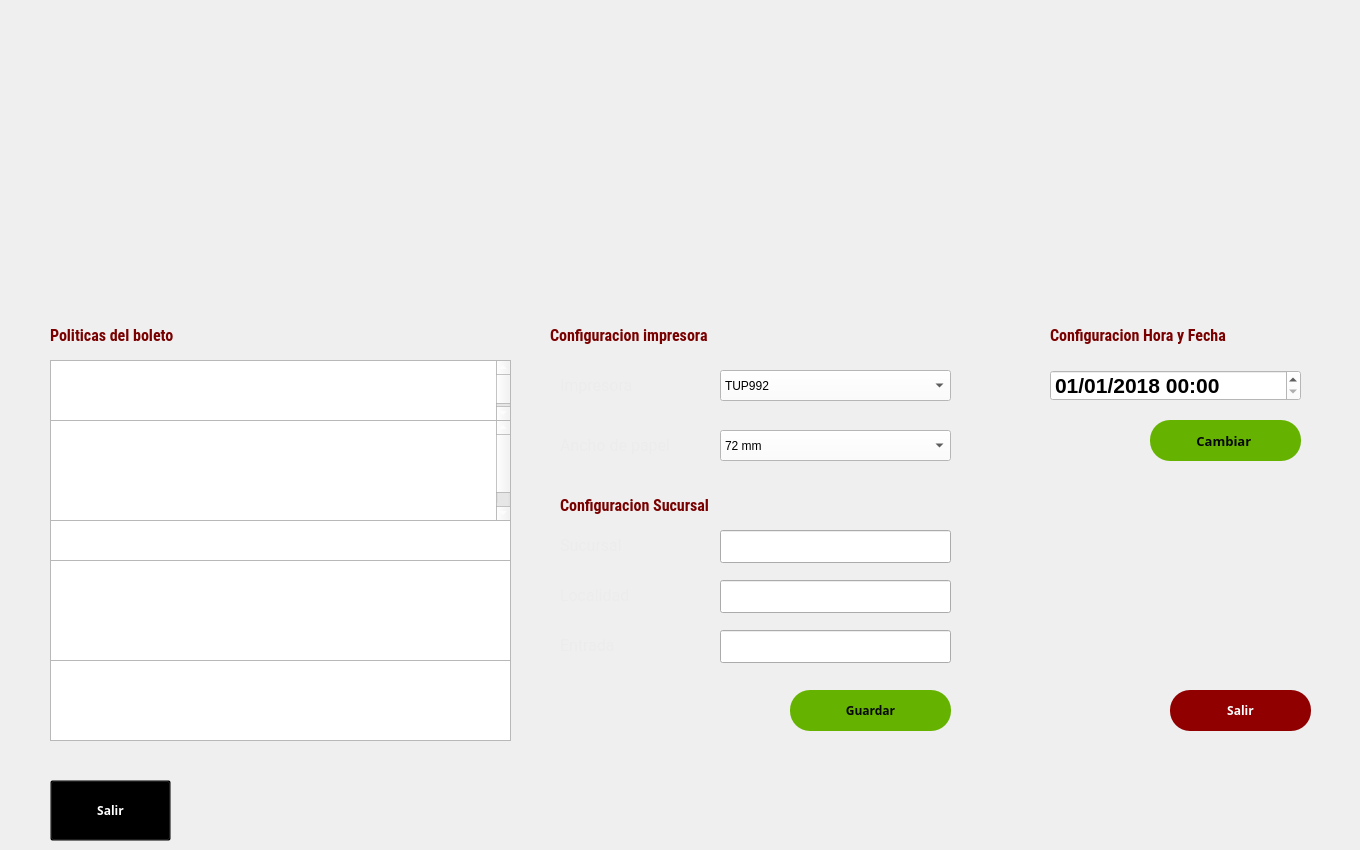
   <widget class="QWidget" name="page_4">
    <widget class="QLineEdit" name="lloc">
     <property name="geometry">
      <rect>
       <x>720</x>
       <y>580</y>
       <width>231</width>
       <height>33</height>
      </rect>
     </property>
     <property name="styleSheet">
      <string notr="true">color:white;</string>
     </property>
    </widget>
    <widget class="QPushButton" name="bconfirmarplaza">
     <property name="geometry">
      <rect>
       <x>790</x>
       <y>690</y>
       <width>161</width>
       <height>41</height>
      </rect>
     </property>
     <property name="font">
      <font>
       <family>Sans Serif</family>
       <weight>75</weight>
       <italic>false</italic>
       <bold>true</bold>
      </font>
     </property>
     <property name="styleSheet">
      <string notr="true">background-color:rgb(101, 179, 0);
color:rgb(7, 7, 7);
border-radius:20%</string>
     </property>
     <property name="text">
      <string>Guardar</string>
     </property>
     <property name="iconSize">
      <size>
       <width>128</width>
       <height>128</height>
      </size>
     </property>
    </widget>
    <widget class="QLineEdit" name="leq">
     <property name="geometry">
      <rect>
       <x>720</x>
       <y>630</y>
       <width>231</width>
       <height>33</height>
      </rect>
     </property>
     <property name="styleSheet">
      <string notr="true">color:white;</string>
     </property>
    </widget>
    <widget class="QLineEdit" name="lnom">
     <property name="geometry">
      <rect>
       <x>720</x>
       <y>530</y>
       <width>231</width>
       <height>33</height>
      </rect>
     </property>
     <property name="styleSheet">
      <string notr="true">color:white;</string>
     </property>
    </widget>
    <widget class="QPushButton" name="salirplaza">
     <property name="geometry">
      <rect>
       <x>50</x>
       <y>780</y>
       <width>121</width>
       <height>61</height>
      </rect>
     </property>
     <property name="font">
      <font>
       <family>Sans Serif</family>
       <weight>75</weight>
       <italic>false</italic>
       <bold>true</bold>
      </font>
     </property>
     <property name="styleSheet">
      <string notr="true">background-color:transparent;
color:white;
</string>
     </property>
     <property name="text">
      <string>Salir</string>
     </property>
     <property name="icon">
      <iconset>
       <normaloff>../../../../../../../../media/roldan/persistence/media/iconos/fb5.png</normaloff>../../../../../../../../media/roldan/persistence/media/iconos/fb5.png</iconset>
     </property>
     <property name="iconSize">
      <size>
       <width>128</width>
       <height>128</height>
      </size>
     </property>
    </widget>
    <widget class="QPushButton" name="bsalir">
     <property name="geometry">
      <rect>
       <x>1170</x>
       <y>690</y>
       <width>141</width>
       <height>41</height>
      </rect>
     </property>
     <property name="font">
      <font>
       <family>Sans Serif</family>
       <weight>75</weight>
       <italic>false</italic>
       <bold>true</bold>
      </font>
     </property>
     <property name="styleSheet">
      <string notr="true">background-color:rgb(144, 0, 0);
color:white;
border-radius:20%</string>
     </property>
     <property name="text">
      <string>Salir</string>
     </property>
     <property name="iconSize">
      <size>
       <width>128</width>
       <height>128</height>
      </size>
     </property>
    </widget>
    <widget class="QPushButton" name="bfechahora">
     <property name="geometry">
      <rect>
       <x>1150</x>
       <y>420</y>
       <width>151</width>
       <height>41</height>
      </rect>
     </property>
     <property name="font">
      <font>
       <family>Sans Serif</family>
       <pointsize>10</pointsize>
       <weight>75</weight>
       <italic>false</italic>
       <bold>true</bold>
      </font>
     </property>
     <property name="styleSheet">
      <string notr="true">background-color:rgb(101, 179, 0);
color:rgb(7, 7, 7);
border-radius:20%</string>
     </property>
     <property name="text">
      <string>Cambiar </string>
     </property>
     <property name="iconSize">
      <size>
       <width>128</width>
       <height>128</height>
      </size>
     </property>
    </widget>
    <widget class="QDateTimeEdit" name="dtedit">
     <property name="geometry">
      <rect>
       <x>1050</x>
       <y>370</y>
       <width>251</width>
       <height>31</height>
      </rect>
     </property>
     <property name="font">
      <font>
       <pointsize>16</pointsize>
       <weight>75</weight>
       <bold>true</bold>
      </font>
     </property>
     <property name="styleSheet">
      <string notr="true">background-color:white</string>
     </property>
     <property name="correctionMode">
      <enum>QAbstractSpinBox::CorrectToPreviousValue</enum>
     </property>
     <property name="date">
      <date>
       <year>2018</year>
       <month>1</month>
       <day>1</day>
      </date>
     </property>
     <property name="displayFormat">
      <string>MM/dd/yyyy HH:mm</string>
     </property>
     <property name="timeSpec">
      <enum>Qt::LocalTime</enum>
     </property>
    </widget>
    <widget class="QTextEdit" name="lp1">
     <property name="geometry">
      <rect>
       <x>50</x>
       <y>360</y>
       <width>461</width>
       <height>61</height>
      </rect>
     </property>
     <property name="styleSheet">
      <string notr="true">color:white</string>
     </property>
     <property name="html">
      <string>&lt;!DOCTYPE HTML PUBLIC &quot;-//W3C//DTD HTML 4.0//EN&quot; &quot;http://www.w3.org/TR/REC-html40/strict.dtd&quot;&gt;
&lt;html&gt;&lt;head&gt;&lt;meta name=&quot;qrichtext&quot; content=&quot;1&quot; /&gt;&lt;style type=&quot;text/css&quot;&gt;
p, li { white-space: pre-wrap; }
&lt;/style&gt;&lt;/head&gt;&lt;body style=&quot; font-family:'Roboto'; font-size:12pt; font-weight:200; font-style:normal;&quot;&gt;
&lt;p style=&quot; margin-top:0px; margin-bottom:0px; margin-left:0px; margin-right:0px; -qt-block-indent:0; text-indent:0px;&quot;&gt; Su propina nos ayuda a pagar el seguro por robo total del vehiculo.&lt;/p&gt;
&lt;p style=&quot;-qt-paragraph-type:empty; margin-top:0px; margin-bottom:0px; margin-left:0px; margin-right:0px; -qt-block-indent:0; text-indent:0px;&quot;&gt;&lt;br /&gt;&lt;/p&gt;&lt;/body&gt;&lt;/html&gt;</string>
     </property>
    </widget>
    <widget class="QTextEdit" name="lp2">
     <property name="geometry">
      <rect>
       <x>50</x>
       <y>420</y>
       <width>461</width>
       <height>101</height>
      </rect>
     </property>
     <property name="styleSheet">
      <string notr="true">color:white</string>
     </property>
     <property name="html">
      <string>&lt;!DOCTYPE HTML PUBLIC &quot;-//W3C//DTD HTML 4.0//EN&quot; &quot;http://www.w3.org/TR/REC-html40/strict.dtd&quot;&gt;
&lt;html&gt;&lt;head&gt;&lt;meta name=&quot;qrichtext&quot; content=&quot;1&quot; /&gt;&lt;style type=&quot;text/css&quot;&gt;
p, li { white-space: pre-wrap; }
&lt;/style&gt;&lt;/head&gt;&lt;body style=&quot; font-family:'Roboto'; font-size:12pt; font-weight:200; font-style:normal;&quot;&gt;
&lt;p style=&quot; margin-top:0px; margin-bottom:0px; margin-left:0px; margin-right:0px; -qt-block-indent:0; text-indent:0px;&quot;&gt; La empresa no se hace responsable por objetos&lt;/p&gt;
&lt;p style=&quot; margin-top:0px; margin-bottom:0px; margin-left:0px; margin-right:0px; -qt-block-indent:0; text-indent:0px;&quot;&gt; personales,fallas mecanicas  y/o  electricas,&lt;/p&gt;
&lt;p style=&quot; margin-top:0px; margin-bottom:0px; margin-left:0px; margin-right:0px; -qt-block-indent:0; text-indent:0px;&quot;&gt; siniestros ocasionados por derrumbes,temblores,&lt;/p&gt;
&lt;p style=&quot; margin-top:0px; margin-bottom:0px; margin-left:0px; margin-right:0px; -qt-block-indent:0; text-indent:0px;&quot;&gt; terremotos o fenomenos naturales,asi como robo&lt;/p&gt;
&lt;p style=&quot; margin-top:0px; margin-bottom:0px; margin-left:0px; margin-right:0px; -qt-block-indent:0; text-indent:0px;&quot;&gt; de accesorios o vandalismo en su vehiculo o &lt;/p&gt;
&lt;p style=&quot; margin-top:0px; margin-bottom:0px; margin-left:0px; margin-right:0px; -qt-block-indent:0; text-indent:0px;&quot;&gt; robo con violencia y portador de arma de fuego. &lt;/p&gt;&lt;/body&gt;&lt;/html&gt;</string>
     </property>
    </widget>
    <widget class="QTextEdit" name="lp3">
     <property name="geometry">
      <rect>
       <x>50</x>
       <y>520</y>
       <width>461</width>
       <height>41</height>
      </rect>
     </property>
     <property name="styleSheet">
      <string notr="true">color:white</string>
     </property>
     <property name="html">
      <string>&lt;!DOCTYPE HTML PUBLIC &quot;-//W3C//DTD HTML 4.0//EN&quot; &quot;http://www.w3.org/TR/REC-html40/strict.dtd&quot;&gt;
&lt;html&gt;&lt;head&gt;&lt;meta name=&quot;qrichtext&quot; content=&quot;1&quot; /&gt;&lt;style type=&quot;text/css&quot;&gt;
p, li { white-space: pre-wrap; }
&lt;/style&gt;&lt;/head&gt;&lt;body style=&quot; font-family:'Roboto'; font-size:12pt; font-weight:200; font-style:normal;&quot;&gt;
&lt;p style=&quot; margin-top:0px; margin-bottom:0px; margin-left:0px; margin-right:0px; -qt-block-indent:0; text-indent:0px;&quot;&gt; Despues de 2hrs $10.00 pesos la hora o fraccion.&lt;/p&gt;&lt;/body&gt;&lt;/html&gt;</string>
     </property>
    </widget>
    <widget class="QTextEdit" name="lp4">
     <property name="geometry">
      <rect>
       <x>50</x>
       <y>560</y>
       <width>461</width>
       <height>101</height>
      </rect>
     </property>
     <property name="styleSheet">
      <string notr="true">color:white</string>
     </property>
     <property name="html">
      <string>&lt;!DOCTYPE HTML PUBLIC &quot;-//W3C//DTD HTML 4.0//EN&quot; &quot;http://www.w3.org/TR/REC-html40/strict.dtd&quot;&gt;
&lt;html&gt;&lt;head&gt;&lt;meta name=&quot;qrichtext&quot; content=&quot;1&quot; /&gt;&lt;style type=&quot;text/css&quot;&gt;
p, li { white-space: pre-wrap; }
&lt;/style&gt;&lt;/head&gt;&lt;body style=&quot; font-family:'Roboto'; font-size:12pt; font-weight:200; font-style:normal;&quot;&gt;
&lt;p style=&quot; margin-top:0px; margin-bottom:0px; margin-left:0px; margin-right:0px; -qt-block-indent:0; text-indent:0px;&quot;&gt; Por robo total de acuerdo a los terminos  del&lt;/p&gt;
&lt;p style=&quot; margin-top:0px; margin-bottom:0px; margin-left:0px; margin-right:0px; -qt-block-indent:0; text-indent:0px;&quot;&gt; seguro contratado.Boleto Perdido.Se entregara&lt;/p&gt;
&lt;p style=&quot; margin-top:0px; margin-bottom:0px; margin-left:0px; margin-right:0px; -qt-block-indent:0; text-indent:0px;&quot;&gt; el  vehiculo  a quien acredite la  propiedad.&lt;/p&gt;&lt;/body&gt;&lt;/html&gt;</string>
     </property>
    </widget>
    <widget class="QTextEdit" name="lp5">
     <property name="geometry">
      <rect>
       <x>50</x>
       <y>660</y>
       <width>461</width>
       <height>81</height>
      </rect>
     </property>
     <property name="styleSheet">
      <string notr="true">color:white</string>
     </property>
     <property name="html">
      <string>&lt;!DOCTYPE HTML PUBLIC &quot;-//W3C//DTD HTML 4.0//EN&quot; &quot;http://www.w3.org/TR/REC-html40/strict.dtd&quot;&gt;
&lt;html&gt;&lt;head&gt;&lt;meta name=&quot;qrichtext&quot; content=&quot;1&quot; /&gt;&lt;style type=&quot;text/css&quot;&gt;
p, li { white-space: pre-wrap; }
&lt;/style&gt;&lt;/head&gt;&lt;body style=&quot; font-family:'Roboto'; font-size:12pt; font-weight:200; font-style:normal;&quot;&gt;
&lt;p style=&quot; margin-top:0px; margin-bottom:0px; margin-left:0px; margin-right:0px; -qt-block-indent:0; text-indent:0px;&quot;&gt; Costo del boleto perdido es de $100 &lt;/p&gt;
&lt;p style=&quot; margin-top:0px; margin-bottom:0px; margin-left:0px; margin-right:0px; -qt-block-indent:0; text-indent:0px;&quot;&gt; Al recibir este boleto acepta las condiciones&lt;/p&gt;
&lt;p style=&quot; margin-top:0px; margin-bottom:0px; margin-left:0px; margin-right:0px; -qt-block-indent:0; text-indent:0px;&quot;&gt; del seguro contra robo total.&lt;/p&gt;&lt;/body&gt;&lt;/html&gt;</string>
     </property>
    </widget>
    <widget class="QComboBox" name="cimpresora">
     <property name="geometry">
      <rect>
       <x>720</x>
       <y>370</y>
       <width>231</width>
       <height>31</height>
      </rect>
     </property>
     <property name="styleSheet">
      <string notr="true">background-color:rgb(255, 255, 255)</string>
     </property>
     <item>
      <property name="text">
       <string>TUP992</string>
      </property>
     </item>
     <item>
      <property name="text">
       <string>EPSON T88V</string>
      </property>
     </item>
    </widget>
    <widget class="QLabel" name="ltime_11">
     <property name="geometry">
      <rect>
       <x>560</x>
       <y>370</y>
       <width>141</width>
       <height>31</height>
      </rect>
     </property>
     <property name="font">
      <font>
       <family>Roboto</family>
       <pointsize>12</pointsize>
       <weight>50</weight>
       <italic>false</italic>
       <bold>false</bold>
      </font>
     </property>
     <property name="styleSheet">
      <string notr="true">background-color:transparent;
color:rgb(236, 236, 236);
</string>
     </property>
     <property name="text">
      <string>Impresora</string>
     </property>
    </widget>
    <widget class="QLabel" name="ltime_12">
     <property name="geometry">
      <rect>
       <x>560</x>
       <y>430</y>
       <width>181</width>
       <height>31</height>
      </rect>
     </property>
     <property name="font">
      <font>
       <family>Roboto</family>
       <pointsize>12</pointsize>
       <weight>50</weight>
       <italic>false</italic>
       <bold>false</bold>
      </font>
     </property>
     <property name="styleSheet">
      <string notr="true">background-color:transparent;
color:rgb(236, 236, 236);
</string>
     </property>
     <property name="text">
      <string>Ancho de papel</string>
     </property>
    </widget>
    <widget class="QComboBox" name="cpapel">
     <property name="geometry">
      <rect>
       <x>720</x>
       <y>430</y>
       <width>231</width>
       <height>31</height>
      </rect>
     </property>
     <property name="styleSheet">
      <string notr="true">background-color:rgb(255, 255, 255)</string>
     </property>
     <item>
      <property name="text">
       <string>72 mm</string>
      </property>
     </item>
     <item>
      <property name="text">
       <string>80 mm</string>
      </property>
     </item>
     <item>
      <property name="text">
       <string>104 mm</string>
      </property>
     </item>
    </widget>
    <widget class="QLabel" name="ltime_13">
     <property name="geometry">
      <rect>
       <x>560</x>
       <y>530</y>
       <width>181</width>
       <height>31</height>
      </rect>
     </property>
     <property name="font">
      <font>
       <family>Roboto</family>
       <pointsize>12</pointsize>
       <weight>50</weight>
       <italic>false</italic>
       <bold>false</bold>
      </font>
     </property>
     <property name="styleSheet">
      <string notr="true">background-color:transparent;
color:rgb(236, 236, 236);
</string>
     </property>
     <property name="text">
      <string>Sucursal</string>
     </property>
    </widget>
    <widget class="QLabel" name="ltime_14">
     <property name="geometry">
      <rect>
       <x>560</x>
       <y>580</y>
       <width>181</width>
       <height>31</height>
      </rect>
     </property>
     <property name="font">
      <font>
       <family>Roboto</family>
       <pointsize>12</pointsize>
       <weight>50</weight>
       <italic>false</italic>
       <bold>false</bold>
      </font>
     </property>
     <property name="styleSheet">
      <string notr="true">background-color:transparent;
color:rgb(236, 236, 236);
</string>
     </property>
     <property name="text">
      <string>Localidad</string>
     </property>
    </widget>
    <widget class="QLabel" name="ltime_15">
     <property name="geometry">
      <rect>
       <x>560</x>
       <y>630</y>
       <width>181</width>
       <height>31</height>
      </rect>
     </property>
     <property name="font">
      <font>
       <family>Roboto</family>
       <pointsize>12</pointsize>
       <weight>50</weight>
       <italic>false</italic>
       <bold>false</bold>
      </font>
     </property>
     <property name="styleSheet">
      <string notr="true">background-color:transparent;
color:rgb(236, 236, 236);
</string>
     </property>
     <property name="text">
      <string>Entrada</string>
     </property>
    </widget>
    <widget class="QLabel" name="ltime_16">
     <property name="geometry">
      <rect>
       <x>50</x>
       <y>320</y>
       <width>231</width>
       <height>31</height>
      </rect>
     </property>
     <property name="font">
      <font>
       <family>Roboto Condensed</family>
       <pointsize>12</pointsize>
       <weight>75</weight>
       <italic>false</italic>
       <bold>true</bold>
      </font>
     </property>
     <property name="styleSheet">
      <string notr="true">background-color:transparent;
color:rgb(122, 0, 0)
</string>
     </property>
     <property name="text">
      <string>Politicas del boleto</string>
     </property>
    </widget>
    <widget class="QLabel" name="ltime_17">
     <property name="geometry">
      <rect>
       <x>550</x>
       <y>320</y>
       <width>311</width>
       <height>31</height>
      </rect>
     </property>
     <property name="font">
      <font>
       <family>Roboto Condensed</family>
       <pointsize>12</pointsize>
       <weight>75</weight>
       <italic>false</italic>
       <bold>true</bold>
      </font>
     </property>
     <property name="styleSheet">
      <string notr="true">background-color:transparent;
color:rgb(122, 0, 0)
</string>
     </property>
     <property name="text">
      <string>Configuracion impresora</string>
     </property>
    </widget>
    <widget class="QLabel" name="ltime_18">
     <property name="geometry">
      <rect>
       <x>560</x>
       <y>490</y>
       <width>271</width>
       <height>31</height>
      </rect>
     </property>
     <property name="font">
      <font>
       <family>Roboto Condensed</family>
       <pointsize>12</pointsize>
       <weight>75</weight>
       <italic>false</italic>
       <bold>true</bold>
      </font>
     </property>
     <property name="styleSheet">
      <string notr="true">background-color:transparent;
color:rgb(122, 0, 0)
</string>
     </property>
     <property name="text">
      <string>Configuracion Sucursal</string>
     </property>
    </widget>
    <widget class="QLabel" name="ltime_20">
     <property name="geometry">
      <rect>
       <x>1050</x>
       <y>320</y>
       <width>301</width>
       <height>31</height>
      </rect>
     </property>
     <property name="font">
      <font>
       <family>Roboto Condensed</family>
       <pointsize>12</pointsize>
       <weight>75</weight>
       <italic>false</italic>
       <bold>true</bold>
      </font>
     </property>
     <property name="styleSheet">
      <string notr="true">background-color:transparent;
color:rgb(122, 0, 0)
</string>
     </property>
     <property name="text">
      <string>Configuracion Hora y Fecha</string>
     </property>
    </widget>
    <zorder>dtedit</zorder>
    <zorder>lloc</zorder>
    <zorder>bconfirmarplaza</zorder>
    <zorder>leq</zorder>
    <zorder>lnom</zorder>
    <zorder>salirplaza</zorder>
    <zorder>bsalir</zorder>
    <zorder>bfechahora</zorder>
    <zorder>lp1</zorder>
    <zorder>lp2</zorder>
    <zorder>lp3</zorder>
    <zorder>lp4</zorder>
    <zorder>lp5</zorder>
    <zorder>cimpresora</zorder>
    <zorder>ltime_11</zorder>
    <zorder>ltime_12</zorder>
    <zorder>cpapel</zorder>
    <zorder>ltime_13</zorder>
    <zorder>ltime_14</zorder>
    <zorder>ltime_15</zorder>
    <zorder>ltime_16</zorder>
    <zorder>ltime_17</zorder>
    <zorder>ltime_18</zorder>
    <zorder>ltime_20</zorder>
   </widget>
